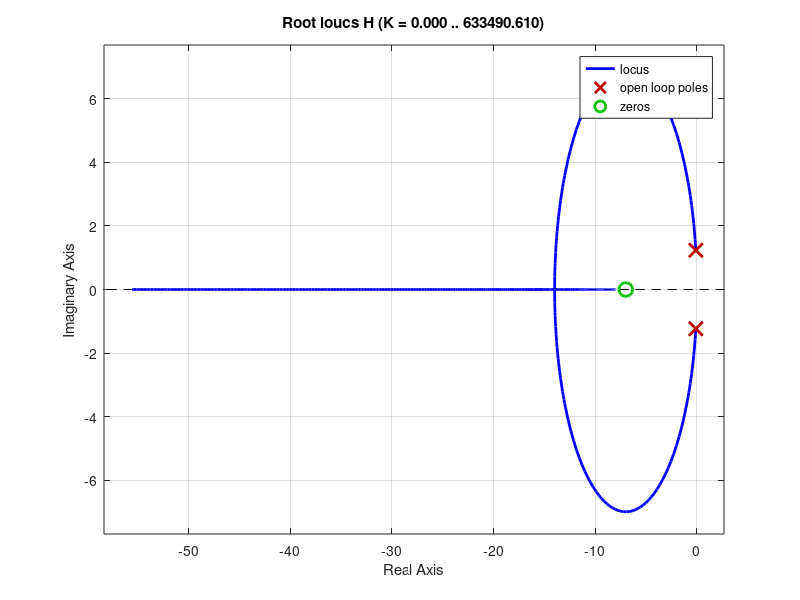

Write MATLAB code to recreate this figure.

% Problema 2
% Subpunctul c):
% C - variabil ,R1 = 10[kOhm], R2 = 2.2[kOhm];

H = tf([1 7],[10^4 2.2*10^3 2.2*7*10^3]);
rlocus(H);
